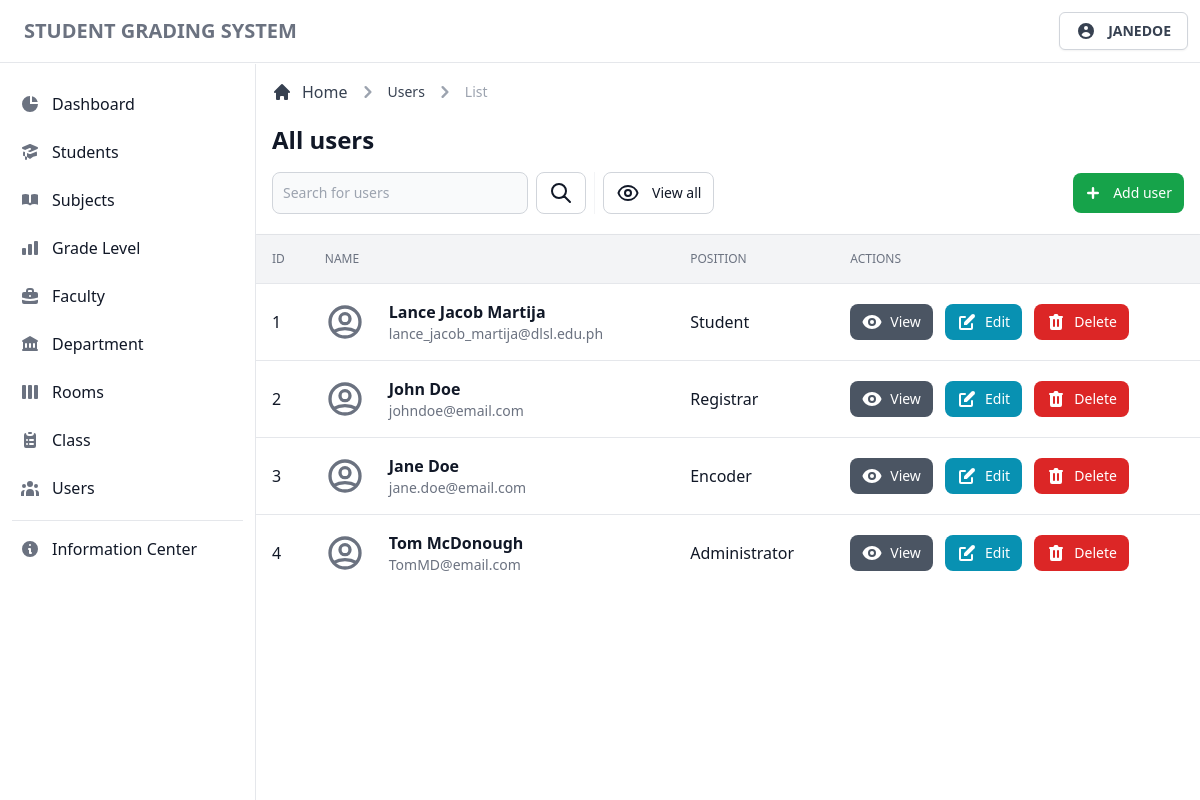
The app's page /admin/view/users.php (signed in) with its own data.
### tables this page shows
CREATE TABLE `tbluseraccounts` (
  `account_id` int(11) NOT NULL,
  `account_firstname` varchar(255) NOT NULL,
  `account_lastname` varchar(255) NOT NULL,
  `account_email` varchar(255) NOT NULL,
  `account_username` varchar(255) NOT NULL,
  `account_password` text NOT NULL,
  `account_type` varchar(255) NOT NULL
);

### admin/database/database.classes.php (called while the page is built)
<?php
class Dbh
{
  private $hostname = 'localhost';
  private $username = 'root';
  private $password = '';
  private $dbname = 'dbgradingsystem';
  public function connect()
  {
    try {
      $dbh = new PDO('mysql:host=' . $this->hostname . ';dbname=' . $this->dbname, $this->username, $this->password);
      return $dbh;
    } catch (PDOException $e) {
      print "Error!: " . $e->getMessage() . "<br>";
      die();
    }
  }
}

### admin/classes/display/display-users.classes.php (called while the page is built, shortened)
<?php
class DisplayUsers extends Dbh
{
  protected function getUsers()
  {
    $sql = 'SELECT * FROM tbluseraccounts;';
    $stmt = $this->connect()->query($sql);
    $result = 0;
    if (!$stmt) {
      $stmt = null;
      header('Location: ../view/users.php?error=stmtfailed');
      exit;
    } else {
      while ($row = $stmt->fetchAll(PDO::FETCH_ASSOC)) {
        $result = $row;
      }
      return $result;
    }
    return $result;
  }
}

### admin/controller/display/display-users.contr.php (called while the page is built, shortened)
<?php
class DisplayUsersContr extends DisplayUsers
{
  public function fetchUsers()
  {
    $result = $this->getUsers();
    return $result;
  }
}

### admin/templates/table/users-table.php (the view, shortened to what this page needs)
<div class="flex flex-col min-w-full overflow-hidden overflow-x-auto align-middle shadow">
  <table class="min-w-full divide-y divide-gray-200 table-fixed">
    <thead class="bg-gray-100">
      <tr>
        <th scope="col" class="p-4 text-xs font-medium text-left text-gray-500 uppercase">
          ID
        </th>
        <th scope="col" class="p-4 text-xs font-medium text-left text-gray-500 uppercase">
          Name
        </th>
        <th scope="col" class="p-4 text-xs font-medium text-left text-gray-500 uppercase">
          Position
        </th>
        <th scope="col" class="p-4 text-xs font-medium text-left text-gray-500 uppercase">
          Actions
        </th>
      </tr>
    </thead>
    <tbody class="bg-white divide-y divide-gray-200 ">
      <?php foreach ($result as $data) : ?>
        <tr class="hover:bg-gray-100 group">
          <td class="p-4 text-base font-normal text-gray-900 whitespace-nowrap">
            <div class="flex items-center">
              <?= $data['account_id']; ?>
            </div>
          </td>
          <td class="flex items-center p-4 mr-12 space-x-6 whitespace-nowrap lg:mr-0">
            <div class="text-sm font-normal text-gray-500">
              <div class="text-base font-semibold text-gray-900 capitalize">
                <?= $data['account_firstname'] . ' ' . $data['account_lastname']; ?>
              </div>
              <div class="text-sm font-normal text-gray-500">
                <?= $data['account_email']; ?>
              </div>
            </div>
          </td>
          <td class="p-4 text-base font-normal text-gray-900 whitespace-nowrap">
            <div class="flex items-center capitalize">
              <?= $data['account_type']; ?>
            </div>
          </td>
          <td class="p-4 space-x-2 whitespace-nowrap">
            <button type="button" data-view-button data-fname="<?= $data['account_firstname']; ?>" data-lname="<?= $data['account_lastname']; ?>" data-email="<?= $data['account_email']; ?>" data-username="<?= $data['account_username']; ?>" data-type="<?= $data['account_type']; ?>" class="inline-flex items-center px-3 py-2 text-sm font-medium text-center text-white bg-gray-600 rounded-lg hover:bg-gray-700 focus:ring-4 focus:ring-gray-200">
              View
            </button>
            <button type="button" data-edit-button data-id="<?= $data['account_id']; ?>" data-fname="<?= $data['account_firstname']; ?>" data-lname="<?= $data['account_lastname']; ?>" data-email="<?= $data['account_email']; ?>" data-username="<?= $data['account_username']; ?>" data-type="<?= $data['account_type']; ?>" class="inline-flex items-center px-3 py-2 text-sm font-medium text-center text-white rounded-lg bg-cyan-600 hover:bg-cyan-700 focus:ring-4 focus:ring-cyan-200">
              Edit
            </button>
            <button type="button" data-id="<?= $data['account_id']; ?>" data-delete-button class="inline-flex items-center px-3 py-2 text-sm font-medium text-center text-white bg-red-600 rounded-lg hover:bg-red-800 focus:ring-4 focus:ring-red-300">
              Delete
            </button>
          </td>
        </tr>
      <?php endforeach; ?>
    </tbody>
  </table>
</div>

### admin/view/users.php (shortened to what this page needs)
<?php
$user = $_SESSION['useruid'];
?>
<!DOCTYPE html>
<html lang="en">
<head>
  <link rel="stylesheet" href="../../app/css/tailwind.css">
</head>
<body>
  <?php include_once '../templates/navbar.php'; ?>
  <div class="flex pt-16 overflow-hidden bg-white">
    <?php include_once '../templates/sidebar.php'; ?>
    <div id="main-content" class="relative w-full h-full ml-64 overflow-y-auto bg-gray-50">
      <main>
        <?php
        $page = 'users';
        $btn = 'user';
        $search = 'users';
        $link = 'users';
        include_once '../templates/header.php';
        include_once '../includes/display/display-users.inc.php';
        ?>
      </main>
    </div>
  </div>
</body>
</html>

### admin/templates/navbar.php (shortened to what this page needs)
<header class="fixed z-30 w-full bg-white border-b border-gray-200">
  <nav class="flex items-center justify-between p-3">
    <div class="flex items-center justify-start">
      <a href="#" class="ml-3 text-xl font-bold text-gray-500 uppercase transition duration-75 hover:text-gray-900">Student Grading System</a>
    </div>
    <div class="relative text-left group">
      <button type="button" class="flex items-center justify-center w-full px-4 py-2 text-sm font-medium text-gray-700 bg-white border border-gray-300 rounded-md shadow-sm" id="menu-button" aria-expanded="true" aria-haspopup="true">
        <svg xmlns="http://www.w3.org/2000/svg" class="w-5 h-5" viewBox="0 0 20 20" fill="currentColor">
          <path fill-rule="evenodd" d="M18 10a8 8 0 11-16 0 8 8 0 0116 0zm-6-3a2 2 0 11-4 0 2 2 0 014 0zm-2 4a5 5 0 00-4.546 2.916A5.986 5.986 0 0010 16a5.986 5.986 0 004.546-2.084A5 5 0 0010 11z" clip-rule="evenodd" />
        </svg>
        <span class="flex-1 ml-3 font-semibold uppercase whitespace-nowrap"><?= $user; ?></span>
      </button>
    </div>
  </nav>
</header>

### admin/templates/sidebar.php (shortened to what this page needs)
<aside id="sidebar" class="fixed top-0 left-0 z-20 flex flex-col flex-shrink-0 w-64 h-full pt-16" aria-label="Sidebar">
  <div class="relative flex flex-col flex-1 min-h-0 pt-0 bg-white border-r border-gray-200">
    <div class="flex flex-col flex-1 pt-5 pb-4 overflow-y-auto">
      <div class="flex-1 px-3 space-y-1 bg-white divide-y">
        <ul class="pb-2 space-y-2">
          <li>
            <a href="../view/dashboard.php" class="flex items-center p-2 text-base font-normal text-gray-900 rounded-lg hover:bg-gray-100 group ">
              <svg xmlns="http://www.w3.org/2000/svg" class="w-5 h-5 text-gray-500 transition duration-75 group-hover:text-gray-900" viewBox="0 0 20 20" fill="currentColor">
                <path d="M2 10a8 8 0 018-8v8h8a8 8 0 11-16 0z" />
                <path d="M12 2.252A8.014 8.014 0 0117.748 8H12V2.252z" />
              </svg>
              <span class="flex-1 ml-3 whitespace-nowrap">Dashboard</span>
            </a>
          </li>
          <li>
            <a href="../view/students.php" class="flex items-center p-2 text-base font-normal text-gray-900 rounded-lg hover:bg-gray-100 group ">
              <span class="flex-1 ml-3 whitespace-nowrap">Students</span>
            </a>
          </li>
          <li>
            <a href="../view/subjects.php" class="flex items-center p-2 text-base font-normal text-gray-900 rounded-lg hover:bg-gray-100 group ">
              <span class="flex-1 ml-3 whitespace-nowrap">Subjects</span>
            </a>
          </li>
          <li>
            <a href="../view/grade-level.php" class="flex items-center p-2 text-base font-normal text-gray-900 rounded-lg hover:bg-gray-100 group ">
              <span class="flex-1 ml-3 whitespace-nowrap">Grade Level</span>
            </a>
          </li>
          <li>
            <a href="../view/faculty.php" class="flex items-center p-2 text-base font-normal text-gray-900 rounded-lg hover:bg-gray-100 group ">
              <span class="flex-1 ml-3 whitespace-nowrap">Faculty</span>
            </a>
          </li>
          <li>
            <a href="../view/department.php" class="flex items-center p-2 text-base font-normal text-gray-900 rounded-lg hover:bg-gray-100 group ">
              <span class="flex-1 ml-3 whitespace-nowrap">Department</span>
            </a>
          </li>
          <li>
            <a href="../view/rooms.php" class="flex items-center p-2 text-base font-normal text-gray-900 rounded-lg hover:bg-gray-100 group ">
              <span class="flex-1 ml-3 whitespace-nowrap">Rooms</span>
            </a>
          </li>
          <li>
            <a href="../view/class.php" class="flex items-center p-2 text-base font-normal text-gray-900 rounded-lg hover:bg-gray-100 group ">
              <span class="flex-1 ml-3 whitespace-nowrap">Class</span>
            </a>
          </li>
          <li>
            <a href="../view/users.php" class="flex items-center p-2 text-base font-normal text-gray-900 rounded-lg hover:bg-gray-100 group ">
              <span class="flex-1 ml-3 whitespace-nowrap">Users</span>
            </a>
          </li>
        </ul>
        <div class="pt-2 space-y-2">
          <a href="#" class="flex items-center p-2 text-base font-normal text-gray-900 transition duration-75 rounded-lg hover:bg-gray-100 group">
            <span class="ml-3">Information Center</span>
          </a>
        </div>
      </div>
    </div>
  </div>
</aside>

### admin/templates/header.php (shortened to what this page needs)
<div class="items-center justify-between block p-4 bg-white border-b border-gray-200 sm:flex">
  <div class="w-full mb-1">
    <div class="mb-4">
      <nav class="flex mb-5" aria-label="Breadcrumb">
        <ol class="inline-flex items-center space-x-1 md:space-x-2">
          <li class="inline-flex items-center">
            <a href="../view/dashboard.php" class="inline-flex items-center text-gray-700 hover:text-gray-900">
              <svg class="w-5 h-5 mr-2.5" fill="currentColor" viewBox="0 0 20 20" xmlns="http://www.w3.org/2000/svg">
                <path d="M10.707 2.293a1 1 0 00-1.414 0l-7 7a1 1 0 001.414 1.414L4 10.414V17a1 1 0 001 1h2a1 1 0 001-1v-2a1 1 0 011-1h2a1 1 0 011 1v2a1 1 0 001 1h2a1 1 0 001-1v-6.586l.293.293a1 1 0 001.414-1.414l-7-7z"></path>
              </svg>
              Home
            </a>
          </li>
          <li>
            <div class="flex items-center">
              <svg class="w-6 h-6 text-gray-400" fill="currentColor" viewBox="0 0 20 20" xmlns="http://www.w3.org/2000/svg">
                <path fill-rule="evenodd" d="M7.293 14.707a1 1 0 010-1.414L10.586 10 7.293 6.707a1 1 0 011.414-1.414l4 4a1 1 0 010 1.414l-4 4a1 1 0 01-1.414 0z" clip-rule="evenodd"></path>
              </svg>
              <a href="#" class="ml-1 text-sm font-medium text-gray-700 capitalize hover:text-gray-900 md:ml-2"><?= $page; ?></a>
            </div>
          </li>
          <li>
            <div class="flex items-center">
              <svg class="w-6 h-6 text-gray-400" fill="currentColor" viewBox="0 0 20 20" xmlns="http://www.w3.org/2000/svg">
                <path fill-rule="evenodd" d="M7.293 14.707a1 1 0 010-1.414L10.586 10 7.293 6.707a1 1 0 011.414-1.414l4 4a1 1 0 010 1.414l-4 4a1 1 0 01-1.414 0z" clip-rule="evenodd"></path>
              </svg>
              <span class="ml-1 text-sm font-medium text-gray-400 md:ml-2" aria-current="page">List</span>
            </div>
          </li>
        </ol>
      </nav>
      <h1 class="text-xl font-semibold text-gray-900 sm:text-2xl">All <?= $page; ?></h1>
    </div>
    <div class="sm:flex">
      <div class="items-center hidden mb-3 sm:flex sm:divide-x sm:divide-gray-100 sm:mb-0">
        <form class="flex lg:pr-2" action="#" method="get">
          <div class="relative mr-2 lg:w-64 xl:w-96">
            <input type="text" name="search" class="bg-gray-50 border border-gray-300 text-gray-900 focus:outline-none sm:text-sm rounded-lg focus:ring-gray-200 focus:ring-4 block w-full p-2.5" placeholder="Search for <?= $search ?>" required>
          </div>
          <button type="submit" class="inline-flex items-center justify-center w-1/2 px-3 py-2 text-sm font-medium text-center text-gray-900 bg-white border border-gray-300 rounded-lg hover:bg-gray-100 focus:ring-4 focus:ring-gray-200 sm:w-auto">
            <svg xmlns="http://www.w3.org/2000/svg" class="w-6 h-6" fill="none" viewBox="0 0 24 24" stroke="currentColor">
              <path stroke-linecap="round" stroke-linejoin="round" stroke-width="2" d="M21 21l-6-6m2-5a7 7 0 11-14 0 7 7 0 0114 0z" />
            </svg>
          </button>
        </form>
        <div class="flex pl-0 mt-3 space-x-1 sm:pl-2 sm:mt-0">
          <a href="<?= $link ?>.php" class="inline-flex items-center justify-center w-1/2 px-3 py-2 text-sm font-medium text-center text-gray-900 bg-white border border-gray-300 rounded-lg hover:bg-gray-100 focus:ring-4 focus:ring-gray-200 sm:w-auto">
            <span>View all</span>
          </a>
        </div>
      </div>
      <div class="flex items-center ml-auto space-x-2 sm:space-x-3">
        <button type="button" data-add-button class="inline-flex items-center justify-center w-1/2 px-3 py-2 text-sm font-medium text-center text-white bg-green-600 rounded-lg hover:bg-green-700 focus:ring-4 focus:ring-green-500 focus:ring-opacity-50 sm:w-auto">
          <svg class="w-6 h-6 mr-2 -ml-1" fill="currentColor" viewBox="0 0 20 20" xmlns="http://www.w3.org/2000/svg">
            <path fill-rule="evenodd" d="M10 5a1 1 0 011 1v3h3a1 1 0 110 2h-3v3a1 1 0 11-2 0v-3H6a1 1 0 110-2h3V6a1 1 0 011-1z" clip-rule="evenodd"></path>
          </svg>
          <span>Add <?= $btn; ?></span>
        </button>
      </div>
    </div>
  </div>
</div>

### admin/includes/display/display-users.inc.php (shortened to what this page needs)
<?php
include_once '../database/database.classes.php';
include_once '../classes/display/display-users.classes.php';
include_once '../controller/display/display-users.contr.php';
$display = new DisplayUsersContr;
$result = $display->fetchUsers();
if (!empty($result)) {
  include_once '../templates/table/users-table.php';
}

### records on screen
tbluseraccounts: account_id "1", account_firstname "Lance Jacob", account_lastname "Martija", account_email "lance_jacob_martija@dlsl.edu.ph", account_type "Student"
tbluseraccounts: account_id "2", account_firstname "John", account_lastname "Doe", account_email "johndoe@email.com", account_type "Registrar"
tbluseraccounts: account_id "3", account_firstname "Jane", account_lastname "Doe", account_email "jane.doe@email.com", account_type "Encoder"
tbluseraccounts: account_id "4", account_firstname "Tom", account_lastname "McDonough", account_email "TomMD@email.com", account_type "Administrator"

### other values on screen
$user "JANEDOE"
$page "Users"
$page "users"
$btn "user"
